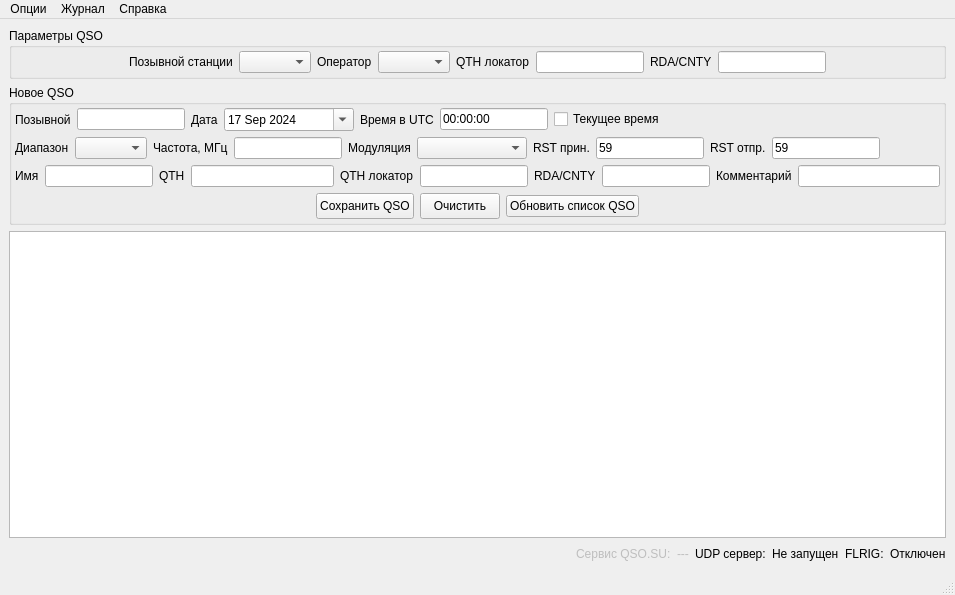
<?xml version="1.0" encoding="UTF-8"?>
<ui version="4.0">
 <class>MainWindow</class>
 <widget class="QMainWindow" name="MainWindow">
  <property name="geometry">
   <rect>
    <x>0</x>
    <y>0</y>
    <width>955</width>
    <height>595</height>
   </rect>
  </property>
  <property name="windowTitle">
   <string>MainWindow</string>
  </property>
  <property name="windowIcon">
   <iconset resource="resources.qrc">
    <normaloff>:/resources/images/icon32.ico</normaloff>:/resources/images/icon32.ico</iconset>
  </property>
  <widget class="QWidget" name="centralwidget">
   <layout class="QVBoxLayout" name="verticalLayout_2">
    <item>
     <layout class="QHBoxLayout" name="horizontalLayout_6">
      <item>
       <widget class="QGroupBox" name="groupBox_2">
        <property name="sizePolicy">
         <sizepolicy hsizetype="Preferred" vsizetype="Preferred">
          <horstretch>3</horstretch>
          <verstretch>0</verstretch>
         </sizepolicy>
        </property>
        <property name="title">
         <string>Параметры QSO</string>
        </property>
        <layout class="QHBoxLayout" name="horizontalLayout_4">
         <property name="leftMargin">
          <number>3</number>
         </property>
         <property name="topMargin">
          <number>3</number>
         </property>
         <property name="rightMargin">
          <number>3</number>
         </property>
         <property name="bottomMargin">
          <number>3</number>
         </property>
         <item>
          <spacer name="horizontalSpacer_5">
           <property name="orientation">
            <enum>Qt::Orientation::Horizontal</enum>
           </property>
           <property name="sizeHint" stdset="0">
            <size>
             <width>40</width>
             <height>20</height>
            </size>
           </property>
          </spacer>
         </item>
         <item>
          <widget class="QLabel" name="label_12">
           <property name="text">
            <string>Позывной станции</string>
           </property>
          </widget>
         </item>
         <item>
          <widget class="QComboBox" name="stationCallsignCombo"/>
         </item>
         <item>
          <widget class="QLabel" name="label_13">
           <property name="text">
            <string>Оператор</string>
           </property>
          </widget>
         </item>
         <item>
          <widget class="QComboBox" name="operatorCombo"/>
         </item>
         <item>
          <widget class="QLabel" name="label_14">
           <property name="text">
            <string>QTH локатор</string>
           </property>
          </widget>
         </item>
         <item>
          <widget class="QLineEdit" name="qthlocEdit">
           <property name="enabled">
            <bool>true</bool>
           </property>
           <property name="sizePolicy">
            <sizepolicy hsizetype="Preferred" vsizetype="Fixed">
             <horstretch>0</horstretch>
             <verstretch>0</verstretch>
            </sizepolicy>
           </property>
          </widget>
         </item>
         <item>
          <widget class="QLabel" name="label_16">
           <property name="text">
            <string>RDA/CNTY</string>
           </property>
          </widget>
         </item>
         <item>
          <widget class="QLineEdit" name="rdaEdit">
           <property name="enabled">
            <bool>true</bool>
           </property>
           <property name="sizePolicy">
            <sizepolicy hsizetype="Preferred" vsizetype="Fixed">
             <horstretch>0</horstretch>
             <verstretch>0</verstretch>
            </sizepolicy>
           </property>
          </widget>
         </item>
         <item>
          <spacer name="horizontalSpacer_6">
           <property name="orientation">
            <enum>Qt::Orientation::Horizontal</enum>
           </property>
           <property name="sizeHint" stdset="0">
            <size>
             <width>0</width>
             <height>20</height>
            </size>
           </property>
          </spacer>
         </item>
        </layout>
       </widget>
      </item>
     </layout>
    </item>
    <item>
     <widget class="QGroupBox" name="groupBox">
      <property name="title">
       <string>Новое QSO</string>
      </property>
      <layout class="QVBoxLayout" name="verticalLayout">
       <property name="leftMargin">
        <number>3</number>
       </property>
       <property name="topMargin">
        <number>3</number>
       </property>
       <property name="rightMargin">
        <number>3</number>
       </property>
       <property name="bottomMargin">
        <number>3</number>
       </property>
       <item>
        <layout class="QHBoxLayout" name="horizontalLayout">
         <item>
          <widget class="QLabel" name="callsignLabel">
           <property name="text">
            <string>Позывной</string>
           </property>
          </widget>
         </item>
         <item>
          <widget class="QLineEdit" name="callInput">
           <property name="sizePolicy">
            <sizepolicy hsizetype="Maximum" vsizetype="Fixed">
             <horstretch>0</horstretch>
             <verstretch>0</verstretch>
            </sizepolicy>
           </property>
           <property name="minimumSize">
            <size>
             <width>0</width>
             <height>0</height>
            </size>
           </property>
           <property name="inputMask">
            <string/>
           </property>
           <property name="text">
            <string/>
           </property>
           <property name="cursorPosition">
            <number>0</number>
           </property>
          </widget>
         </item>
         <item>
          <widget class="QLabel" name="label_2">
           <property name="text">
            <string>Дата</string>
           </property>
          </widget>
         </item>
         <item>
          <widget class="QDateEdit" name="dateInput">
           <property name="minimumSize">
            <size>
             <width>130</width>
             <height>0</height>
            </size>
           </property>
           <property name="calendarPopup">
            <bool>true</bool>
           </property>
           <property name="date">
            <date>
             <year>2024</year>
             <month>9</month>
             <day>17</day>
            </date>
           </property>
          </widget>
         </item>
         <item>
          <widget class="QLabel" name="label_3">
           <property name="text">
            <string>Время в UTC</string>
           </property>
          </widget>
         </item>
         <item>
          <widget class="QLineEdit" name="timeInput">
           <property name="sizePolicy">
            <sizepolicy hsizetype="Maximum" vsizetype="Fixed">
             <horstretch>0</horstretch>
             <verstretch>0</verstretch>
            </sizepolicy>
           </property>
           <property name="minimumSize">
            <size>
             <width>0</width>
             <height>0</height>
            </size>
           </property>
           <property name="accessibleDescription">
            <string>99:99:99</string>
           </property>
           <property name="text">
            <string>00:00:00</string>
           </property>
           <property name="maxLength">
            <number>8</number>
           </property>
          </widget>
         </item>
         <item>
          <widget class="QCheckBox" name="showCurrentTime">
           <property name="text">
            <string>Текущее время</string>
           </property>
          </widget>
         </item>
         <item>
          <spacer name="horizontalSpacer">
           <property name="orientation">
            <enum>Qt::Orientation::Horizontal</enum>
           </property>
           <property name="sizeHint" stdset="0">
            <size>
             <width>0</width>
             <height>20</height>
            </size>
           </property>
          </spacer>
         </item>
        </layout>
       </item>
       <item>
        <layout class="QHBoxLayout" name="horizontalLayout_2">
         <item>
          <widget class="QLabel" name="label_4">
           <property name="text">
            <string>Диапазон</string>
           </property>
          </widget>
         </item>
         <item>
          <widget class="QComboBox" name="bandCombo">
           <property name="sizePolicy">
            <sizepolicy hsizetype="Maximum" vsizetype="Fixed">
             <horstretch>0</horstretch>
             <verstretch>0</verstretch>
            </sizepolicy>
           </property>
           <property name="minimumSize">
            <size>
             <width>0</width>
             <height>0</height>
            </size>
           </property>
           <property name="currentText">
            <string/>
           </property>
          </widget>
         </item>
         <item>
          <widget class="QLabel" name="label_5">
           <property name="text">
            <string>Частота, МГц</string>
           </property>
          </widget>
         </item>
         <item>
          <widget class="QLineEdit" name="freqInput">
           <property name="sizePolicy">
            <sizepolicy hsizetype="Maximum" vsizetype="Fixed">
             <horstretch>0</horstretch>
             <verstretch>0</verstretch>
            </sizepolicy>
           </property>
           <property name="minimumSize">
            <size>
             <width>0</width>
             <height>0</height>
            </size>
           </property>
          </widget>
         </item>
         <item>
          <widget class="QLabel" name="label_6">
           <property name="text">
            <string>Модуляция</string>
           </property>
          </widget>
         </item>
         <item>
          <widget class="QComboBox" name="modeCombo">
           <property name="sizePolicy">
            <sizepolicy hsizetype="Maximum" vsizetype="Fixed">
             <horstretch>0</horstretch>
             <verstretch>0</verstretch>
            </sizepolicy>
           </property>
           <property name="minimumSize">
            <size>
             <width>0</width>
             <height>22</height>
            </size>
           </property>
           <property name="maximumSize">
            <size>
             <width>16777215</width>
             <height>100</height>
            </size>
           </property>
           <property name="autoFillBackground">
            <bool>false</bool>
           </property>
           <property name="styleSheet">
            <string notr="true"/>
           </property>
           <property name="inputMethodHints">
            <set>Qt::InputMethodHint::ImhNone</set>
           </property>
           <property name="currentIndex">
            <number>0</number>
           </property>
           <property name="maxVisibleItems">
            <number>50</number>
           </property>
           <property name="maxCount">
            <number>210</number>
           </property>
           <property name="minimumContentsLength">
            <number>10</number>
           </property>
           <property name="frame">
            <bool>true</bool>
           </property>
           <property name="modelColumn">
            <number>0</number>
           </property>
           <item>
            <property name="text">
             <string/>
            </property>
           </item>
          </widget>
         </item>
         <item>
          <widget class="QLabel" name="label_7">
           <property name="text">
            <string>RST прин.</string>
           </property>
          </widget>
         </item>
         <item>
          <widget class="QLineEdit" name="rstrInput">
           <property name="sizePolicy">
            <sizepolicy hsizetype="Maximum" vsizetype="Fixed">
             <horstretch>0</horstretch>
             <verstretch>0</verstretch>
            </sizepolicy>
           </property>
           <property name="minimumSize">
            <size>
             <width>30</width>
             <height>0</height>
            </size>
           </property>
           <property name="text">
            <string>59</string>
           </property>
           <property name="maxLength">
            <number>4</number>
           </property>
          </widget>
         </item>
         <item>
          <widget class="QLabel" name="label_8">
           <property name="text">
            <string>RST отпр.</string>
           </property>
          </widget>
         </item>
         <item>
          <widget class="QLineEdit" name="rstsInput">
           <property name="sizePolicy">
            <sizepolicy hsizetype="Maximum" vsizetype="Fixed">
             <horstretch>0</horstretch>
             <verstretch>0</verstretch>
            </sizepolicy>
           </property>
           <property name="minimumSize">
            <size>
             <width>30</width>
             <height>0</height>
            </size>
           </property>
           <property name="text">
            <string>59</string>
           </property>
           <property name="maxLength">
            <number>4</number>
           </property>
          </widget>
         </item>
         <item>
          <spacer name="horizontalSpacer_3">
           <property name="orientation">
            <enum>Qt::Orientation::Horizontal</enum>
           </property>
           <property name="sizeHint" stdset="0">
            <size>
             <width>0</width>
             <height>20</height>
            </size>
           </property>
          </spacer>
         </item>
        </layout>
       </item>
       <item>
        <layout class="QHBoxLayout" name="horizontalLayout_3">
         <item>
          <widget class="QLabel" name="label_11">
           <property name="text">
            <string>Имя</string>
           </property>
          </widget>
         </item>
         <item>
          <widget class="QLineEdit" name="nameInput">
           <property name="sizePolicy">
            <sizepolicy hsizetype="Preferred" vsizetype="Fixed">
             <horstretch>0</horstretch>
             <verstretch>0</verstretch>
            </sizepolicy>
           </property>
           <property name="minimumSize">
            <size>
             <width>0</width>
             <height>0</height>
            </size>
           </property>
          </widget>
         </item>
         <item>
          <widget class="QLabel" name="label_10">
           <property name="text">
            <string>QTH</string>
           </property>
          </widget>
         </item>
         <item>
          <widget class="QLineEdit" name="qthInput">
           <property name="sizePolicy">
            <sizepolicy hsizetype="Expanding" vsizetype="Fixed">
             <horstretch>2</horstretch>
             <verstretch>0</verstretch>
            </sizepolicy>
           </property>
           <property name="minimumSize">
            <size>
             <width>0</width>
             <height>0</height>
            </size>
           </property>
          </widget>
         </item>
         <item>
          <widget class="QLabel" name="label_9">
           <property name="text">
            <string>QTH локатор</string>
           </property>
          </widget>
         </item>
         <item>
          <widget class="QLineEdit" name="gridsquareInput">
           <property name="sizePolicy">
            <sizepolicy hsizetype="Maximum" vsizetype="Fixed">
             <horstretch>0</horstretch>
             <verstretch>0</verstretch>
            </sizepolicy>
           </property>
           <property name="minimumSize">
            <size>
             <width>0</width>
             <height>0</height>
            </size>
           </property>
          </widget>
         </item>
         <item>
          <widget class="QLabel" name="label_20">
           <property name="text">
            <string>RDA/CNTY</string>
           </property>
          </widget>
         </item>
         <item>
          <widget class="QLineEdit" name="cntyInput"/>
         </item>
         <item>
          <widget class="QLabel" name="label_15">
           <property name="text">
            <string>Комментарий</string>
           </property>
          </widget>
         </item>
         <item>
          <widget class="QLineEdit" name="commentInput">
           <property name="sizePolicy">
            <sizepolicy hsizetype="Expanding" vsizetype="Fixed">
             <horstretch>2</horstretch>
             <verstretch>0</verstretch>
            </sizepolicy>
           </property>
           <property name="minimumSize">
            <size>
             <width>0</width>
             <height>0</height>
            </size>
           </property>
          </widget>
         </item>
        </layout>
       </item>
       <item>
        <layout class="QHBoxLayout" name="horizontalLayout_7">
         <item>
          <spacer name="horizontalSpacer_8">
           <property name="orientation">
            <enum>Qt::Orientation::Horizontal</enum>
           </property>
           <property name="sizeHint" stdset="0">
            <size>
             <width>0</width>
             <height>20</height>
            </size>
           </property>
          </spacer>
         </item>
         <item>
          <widget class="QPushButton" name="saveQsoButton">
           <property name="minimumSize">
            <size>
             <width>0</width>
             <height>26</height>
            </size>
           </property>
           <property name="text">
            <string>Сохранить QSO</string>
           </property>
           <property name="icon">
            <iconset resource="resources.qrc">
             <normaloff>:/resources/images/check.svg</normaloff>:/resources/images/check.svg</iconset>
           </property>
           <property name="iconSize">
            <size>
             <width>15</width>
             <height>15</height>
            </size>
           </property>
          </widget>
         </item>
         <item>
          <widget class="QPushButton" name="clearQsoButton">
           <property name="minimumSize">
            <size>
             <width>0</width>
             <height>26</height>
            </size>
           </property>
           <property name="text">
            <string>Очистить</string>
           </property>
           <property name="icon">
            <iconset resource="resources.qrc">
             <normaloff>:/resources/images/arrow-rotate-left.svg</normaloff>:/resources/images/arrow-rotate-left.svg</iconset>
           </property>
           <property name="iconSize">
            <size>
             <width>15</width>
             <height>15</height>
            </size>
           </property>
          </widget>
         </item>
         <item>
          <widget class="QPushButton" name="refreshButton">
           <property name="text">
            <string>Обновить список QSO</string>
           </property>
           <property name="icon">
            <iconset resource="resources.qrc">
             <normaloff>:/resources/images/arrows-rotate.svg</normaloff>:/resources/images/arrows-rotate.svg</iconset>
           </property>
           <property name="iconSize">
            <size>
             <width>15</width>
             <height>15</height>
            </size>
           </property>
          </widget>
         </item>
         <item>
          <spacer name="horizontalSpacer_9">
           <property name="orientation">
            <enum>Qt::Orientation::Horizontal</enum>
           </property>
           <property name="sizeHint" stdset="0">
            <size>
             <width>40</width>
             <height>20</height>
            </size>
           </property>
          </spacer>
         </item>
        </layout>
       </item>
      </layout>
     </widget>
    </item>
    <item>
     <widget class="QTableView" name="tableView">
      <property name="sortingEnabled">
       <bool>false</bool>
      </property>
      <attribute name="verticalHeaderVisible">
       <bool>true</bool>
      </attribute>
      <attribute name="verticalHeaderShowSortIndicator" stdset="0">
       <bool>false</bool>
      </attribute>
     </widget>
    </item>
    <item>
     <layout class="QHBoxLayout" name="horizontalLayout_5">
      <item>
       <spacer name="horizontalSpacer_4">
        <property name="orientation">
         <enum>Qt::Orientation::Horizontal</enum>
        </property>
        <property name="sizeHint" stdset="0">
         <size>
          <width>0</width>
          <height>20</height>
         </size>
        </property>
       </spacer>
      </item>
      <item>
       <widget class="QLabel" name="label_17">
        <property name="enabled">
         <bool>false</bool>
        </property>
        <property name="text">
         <string>Сервис QSO.SU:</string>
        </property>
       </widget>
      </item>
      <item>
       <widget class="QLabel" name="qsosuLabel">
        <property name="enabled">
         <bool>false</bool>
        </property>
        <property name="text">
         <string>---</string>
        </property>
       </widget>
      </item>
      <item>
       <widget class="QLabel" name="label_18">
        <property name="text">
         <string>UDP сервер:</string>
        </property>
       </widget>
      </item>
      <item>
       <widget class="QLabel" name="udpserverLabel">
        <property name="text">
         <string>Не запущен</string>
        </property>
       </widget>
      </item>
      <item>
       <widget class="QLabel" name="label">
        <property name="text">
         <string>FLRIG:</string>
        </property>
       </widget>
      </item>
      <item>
       <widget class="QLabel" name="flrigLabel">
        <property name="text">
         <string>Отключен</string>
        </property>
       </widget>
      </item>
     </layout>
    </item>
   </layout>
  </widget>
  <widget class="QMenuBar" name="menubar">
   <property name="geometry">
    <rect>
     <x>0</x>
     <y>0</y>
     <width>955</width>
     <height>22</height>
    </rect>
   </property>
   <widget class="QMenu" name="menu">
    <property name="title">
     <string>Опции</string>
    </property>
    <addaction name="actionSettings"/>
    <addaction name="actionFlrig"/>
   </widget>
   <widget class="QMenu" name="menu_2">
    <property name="title">
     <string>Журнал</string>
    </property>
    <addaction name="actionCallsigns"/>
    <addaction name="actionExportAdif"/>
    <addaction name="actionSync"/>
   </widget>
   <widget class="QMenu" name="menu_3">
    <property name="title">
     <string>Справка</string>
    </property>
    <addaction name="actionQsosuLink"/>
    <addaction name="actionQsosuFaqLink"/>
    <addaction name="separator"/>
    <addaction name="actionAbout"/>
   </widget>
   <addaction name="menu"/>
   <addaction name="menu_2"/>
   <addaction name="menu_3"/>
  </widget>
  <widget class="QStatusBar" name="statusbar"/>
  <action name="actionSettings">
   <property name="text">
    <string>Настройки программы</string>
   </property>
  </action>
  <action name="actionCallsigns">
   <property name="text">
    <string>Позывные</string>
   </property>
  </action>
  <action name="actionFlrig">
   <property name="checkable">
    <bool>true</bool>
   </property>
   <property name="text">
    <string>Подключить FLRIG</string>
   </property>
  </action>
  <action name="actionExportAdif">
   <property name="text">
    <string>Экспорт всего журнала в ADIF</string>
   </property>
  </action>
  <action name="actionSync">
   <property name="text">
    <string>Синхронизировать журнал</string>
   </property>
  </action>
  <action name="actionAbout">
   <property name="text">
    <string>О программе...</string>
   </property>
  </action>
  <action name="actionQsosuFaqLink">
   <property name="text">
    <string>FAQ</string>
   </property>
  </action>
  <action name="actionQsosuLink">
   <property name="text">
    <string>Страница сервиса QSO.SU</string>
   </property>
  </action>
 </widget>
 <resources>
  <include location="resources.qrc"/>
 </resources>
 <connections/>
</ui>
